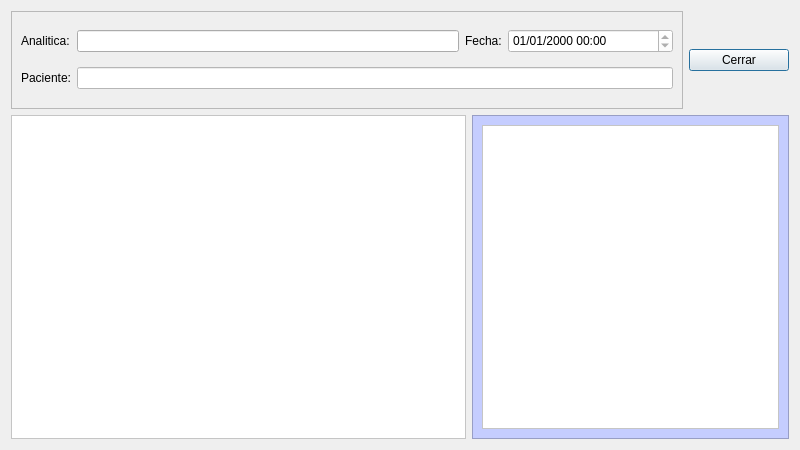
<?xml version="1.0" encoding="UTF-8"?>
<ui version="4.0">
 <class>FrmVerAnalitica</class>
 <widget class="QDialog" name="FrmVerAnalitica">
  <property name="windowModality">
   <enum>Qt::WindowModal</enum>
  </property>
  <property name="geometry">
   <rect>
    <x>0</x>
    <y>0</y>
    <width>800</width>
    <height>450</height>
   </rect>
  </property>
  <property name="windowTitle">
   <string>Visor  de Analiticas</string>
  </property>
  <property name="windowIcon">
   <iconset resource="terra.qrc">
    <normaloff>:/Icons/PNG/terra.png</normaloff>:/Icons/PNG/terra.png</iconset>
  </property>
  <layout class="QGridLayout" name="gridLayout">
   <item row="1" column="0">
    <widget class="QTableWidget" name="tablaAnalitica">
     <property name="styleSheet">
      <string notr="true">background-color: rgb(255, 255, 255);
alternate-background-color: rgb(252, 255, 192);</string>
     </property>
    </widget>
   </item>
   <item row="0" column="0" colspan="2">
    <widget class="QFrame" name="frame">
     <property name="minimumSize">
      <size>
       <width>0</width>
       <height>98</height>
      </size>
     </property>
     <property name="styleSheet">
      <string notr="true"/>
     </property>
     <property name="frameShape">
      <enum>QFrame::StyledPanel</enum>
     </property>
     <property name="frameShadow">
      <enum>QFrame::Raised</enum>
     </property>
     <layout class="QGridLayout" name="gridLayout_3">
      <item row="0" column="0">
       <widget class="QLabel" name="label">
        <property name="text">
         <string>Analitica:</string>
        </property>
       </widget>
      </item>
      <item row="0" column="1">
       <widget class="QLineEdit" name="txtAnalitica">
        <property name="styleSheet">
         <string notr="true"/>
        </property>
        <property name="readOnly">
         <bool>true</bool>
        </property>
       </widget>
      </item>
      <item row="0" column="2">
       <widget class="QLabel" name="label_2">
        <property name="text">
         <string>Fecha:</string>
        </property>
       </widget>
      </item>
      <item row="0" column="3">
       <widget class="QDateTimeEdit" name="txtFechaAnalitica">
        <property name="minimumSize">
         <size>
          <width>165</width>
          <height>24</height>
         </size>
        </property>
        <property name="styleSheet">
         <string notr="true">background-color: rgb(255, 255, 255);</string>
        </property>
        <property name="readOnly">
         <bool>true</bool>
        </property>
        <property name="displayFormat">
         <string>dd/MM/yyyy HH:mm</string>
        </property>
       </widget>
      </item>
      <item row="1" column="0">
       <widget class="QLabel" name="label_3">
        <property name="text">
         <string>Paciente:</string>
        </property>
       </widget>
      </item>
      <item row="1" column="1" colspan="3">
       <widget class="QLineEdit" name="txtPaciente">
        <property name="styleSheet">
         <string notr="true">background-color: rgb(255, 255, 255);</string>
        </property>
        <property name="readOnly">
         <bool>true</bool>
        </property>
       </widget>
      </item>
     </layout>
    </widget>
   </item>
   <item row="1" column="1" colspan="2">
    <widget class="QFrame" name="frame_2">
     <property name="minimumSize">
      <size>
       <width>317</width>
       <height>0</height>
      </size>
     </property>
     <property name="styleSheet">
      <string notr="true">background-color: rgb(197, 205, 255);</string>
     </property>
     <property name="frameShape">
      <enum>QFrame::StyledPanel</enum>
     </property>
     <property name="frameShadow">
      <enum>QFrame::Raised</enum>
     </property>
     <layout class="QGridLayout" name="gridLayout_2">
      <item row="0" column="0">
       <widget class="QTextEdit" name="txtComentarios">
        <property name="styleSheet">
         <string notr="true">background-color: rgb(255, 255, 255);</string>
        </property>
       </widget>
      </item>
     </layout>
    </widget>
   </item>
   <item row="0" column="2">
    <widget class="QPushButton" name="btnCerrar">
     <property name="maximumSize">
      <size>
       <width>100</width>
       <height>16777215</height>
      </size>
     </property>
     <property name="layoutDirection">
      <enum>Qt::LeftToRight</enum>
     </property>
     <property name="text">
      <string>Cerrar</string>
     </property>
     <property name="icon">
      <iconset resource="terra.qrc">
       <normaloff>:/Icons/PNG/Exit.png</normaloff>:/Icons/PNG/Exit.png</iconset>
     </property>
     <property name="checkable">
      <bool>false</bool>
     </property>
     <property name="checked">
      <bool>false</bool>
     </property>
    </widget>
   </item>
  </layout>
 </widget>
 <resources>
  <include location="terra.qrc"/>
 </resources>
 <connections/>
</ui>
